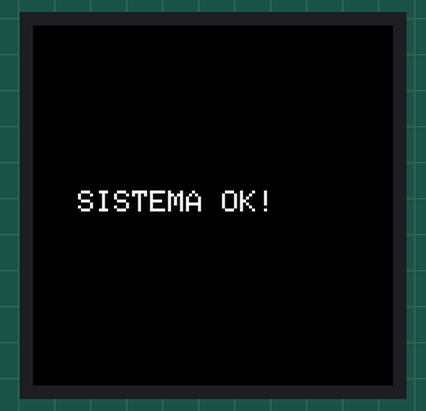
Recording of a sketch running on a simulated ESP32. Parts: 240×240 colour display.

Above: at 0.3 s.
At 3.3 s:
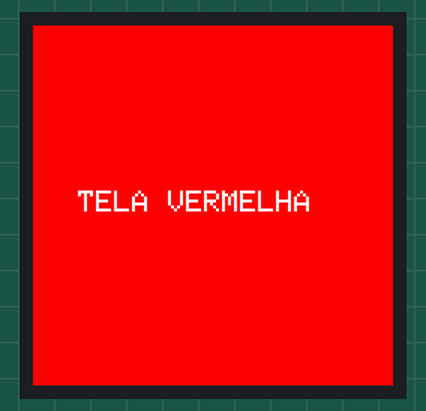
At 4.9 s:
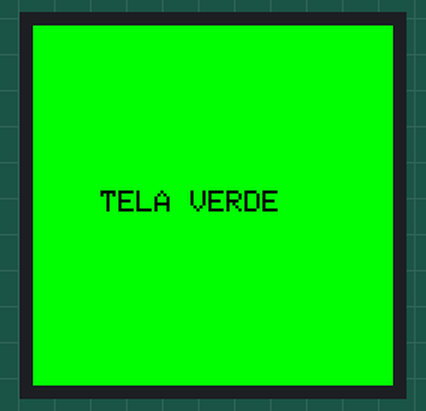
At 6.4 s:
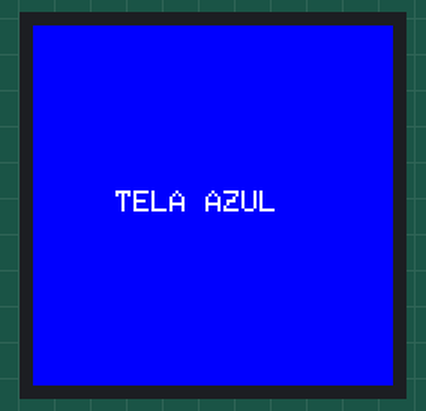

The sketch:

TFT_ST7789_test.ino
```cpp
/**
 * @file    TFT_ST7789_test.ino
 * @brief   Código de teste para o display TFT 1.54" (240x240)
 * @project VisualDetect - Óculos de Estimulação Visual para Pacientes
 *
 * @hardware
 *   - Display: TFT 1.54 polegadas (240x240 pixels)
 *   - Controlador: ST7789
 *   - Biblioteca: TFT_eSPI (configurada via User_Setup.h)
 *
 * @description
 *   Teste básico de cores e texto para validação do hardware do display.
 *   Este sketch exibe uma sequência de cores (vermelho, verde, azul)
 *   com texto sobreposto para confirmar que os canais RGB estão funcionando.
 *
 * @note
 *   Antes de compilar, certifique-se que o arquivo User_Setup.h da biblioteca
 *   TFT_eSPI está configurado corretamente para o seu pinout.
 *
 * @todo
 *   - Desenvolver o código principal para exibição de estímulos visuais
 *   - Implementar comunicação com o ESP32 HID Controller (via BLE ou Serial)
 *   - Adicionar lógica de controle de frequência dos estímulos
 */

#include <SPI.h>
#include <TFT_eSPI.h> // Biblioteca principal que configuramos

TFT_eSPI tft = TFT_eSPI(); // Inicializa o objeto do display

void setup() {
  // Inicializa o hardware do display e aplica as configurações do User_Setup
  tft.init();

  // Define a rotação da tela: 0, 1, 2 ou 3 (ajuste se o texto ficar de ponta-cabeça)
  tft.setRotation(1);

  // Limpa a tela preenchendo com a cor preta
  tft.fillScreen(TFT_BLACK);

  // Configura a cor do texto (Texto Branco com fundo Preto)
  tft.setTextColor(TFT_WHITE, TFT_BLACK);

  // Define o tamanho do texto (1 é o padrão, 2 ou 3 fica maior e mais fácil de ler)
  tft.setTextSize(2);

  // Mensagem inicial de confirmação do sistema
  // Tela 240x240: posição (30, 110) aproxima o texto do centro vertical
  tft.drawString("SISTEMA OK!", 30, 110);

  // Aguarda 3 segundos exibindo a mensagem inicial antes de começar o pisca-pisca
  delay(3000);
}

void loop() {
  // --- Teste do canal Vermelho ---
  tft.fillScreen(TFT_RED);
  tft.setTextColor(TFT_WHITE, TFT_RED);
  tft.drawString("TELA VERMELHA", 30, 110);
  delay(1500);

  // --- Teste do canal Verde ---
  tft.fillScreen(TFT_GREEN);
  tft.setTextColor(TFT_BLACK, TFT_GREEN); // Texto preto para dar contraste no verde
  tft.drawString("TELA VERDE", 45, 110);
  delay(1500);

  // --- Teste do canal Azul ---
  tft.fillScreen(TFT_BLUE);
  tft.setTextColor(TFT_WHITE, TFT_BLUE);
  tft.drawString("TELA AZUL", 55, 110);
  delay(1500);
}
```

Measured:
- by itself, everything shown: repeats every 4.7 s, in 3 steps
- what the display in image 1 shows lasts 1.5 s, from 3.3 s to 4.8 s
